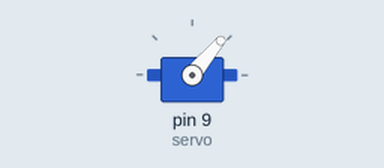
Bench run of a sketch on a simulated Arduino Uno, built with avr-gcc and run on an emulated ATmega328P. Parts: servo.

Above: at 0.05 s.
At 2.0 s:
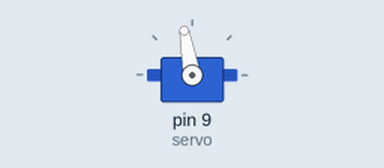
At 3.0 s:
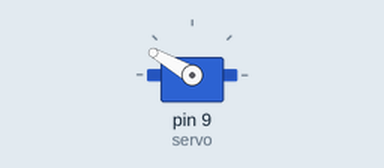
At 4.0 s:
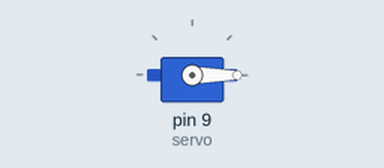
Timing chart, 0 to 5.2 s (numbered marks = the images above):
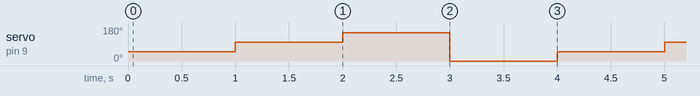

Measured:
- by itself, servo on pin 9 (servo): repeats every 4.0 s: 150° 1.0 s, 0° 1.0 s, 50° 1.0 s, 100° 1.0 s

The sketch:

for_loop.ino
```cpp
#include <Servo.h>
Servo servo;
int degrees[]={50,100,150};
void setup() {
  servo.attach(9);

  // put your setup code here, to run once:

}

void loop() {
  for(int i=0;i<=3;i++){
    servo.write(degrees[i]);
    delay(1000);
  }
  // put your main code here, to run repeatedly:

}
```
